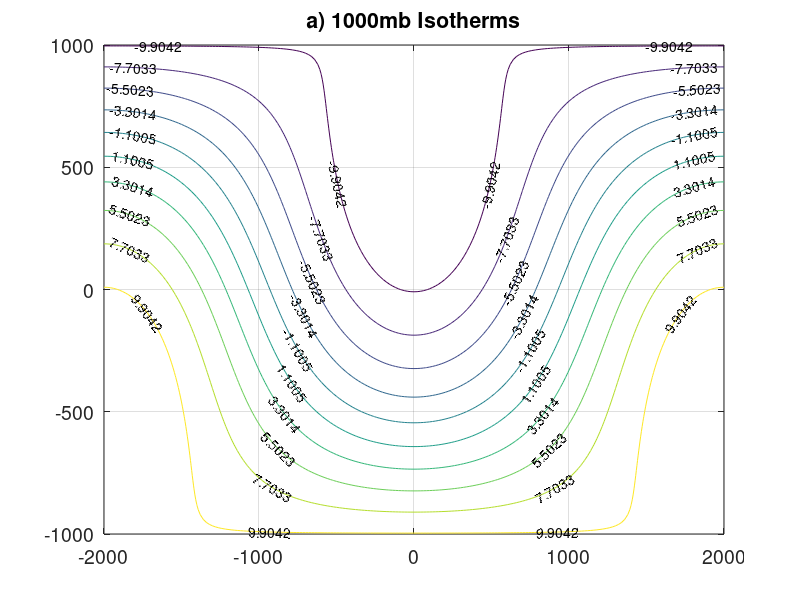
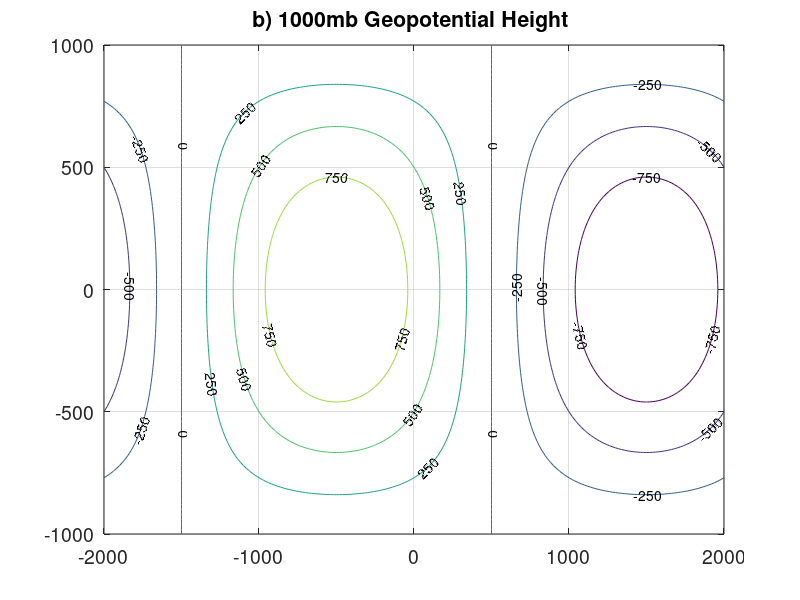
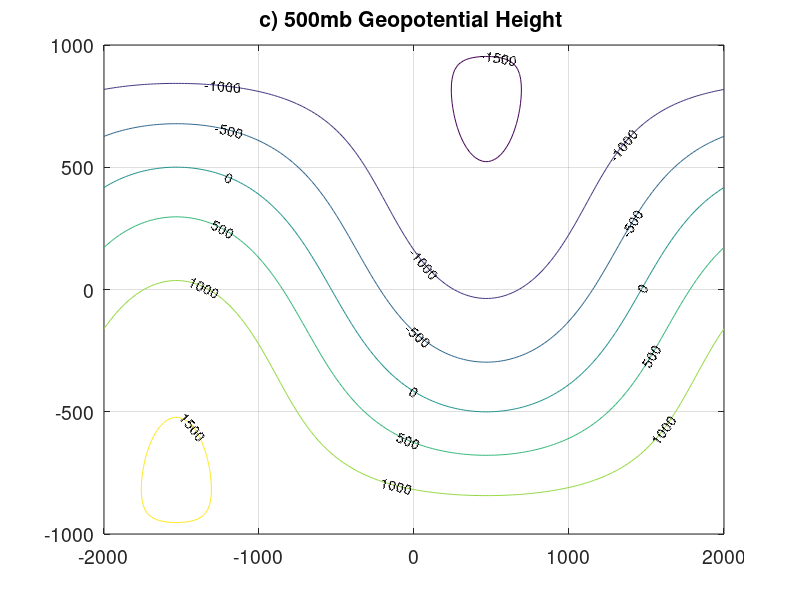
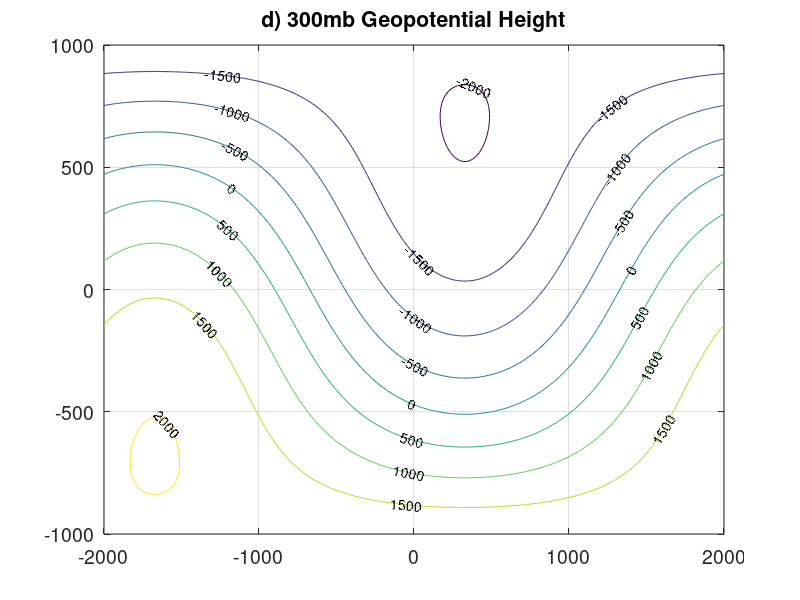

These figures' MATLAB source, in order:
clear all;
close all;

generalFontSize = 14;

% -----------------------------------------------------------------------
% Part b) Plot the 1000mb isotherms
% -----------------------------------------------------------------------
% The given variables:
L = 4000; %km
a = 10/1000; %?C/km
T_hat = 10; % ?C

% The ranges of x and y we want to plot:
y_interval = L/200;
y = -L/4:y_interval:L/4;

x_interval = L/200;
x = -L/2:x_interval:L/2;

% Create a grid:
[xg yg] = meshgrid(x,y);

% The equation:
delT = -a*yg - T_hat*cos(2*pi*xg/L).*cos(2*pi*yg/L);

% Make the plot:
[C,h] = contour(xg,yg,delT);
set(h,'ShowText','on')
title('a) 1000mb Isotherms','fontsize',generalFontSize)
set(gca,'FontSize',generalFontSize) % just makes axes labels readable
grid on

% -----------------------------------------------------------------------
% Part c) Plot the 1000mb geopotential height
% -----------------------------------------------------------------------
% More given variables:
phi_0 = 1000; % m^2/s^2
lambda = L/8;

% The equation:
phi_at_p1000 = phi_0 * cos(2*pi/L*(xg+lambda)).*cos(2*pi*yg/L);

%Make the plot:
figure % make a new figure
[C2,h2] = contour(xg,yg,phi_at_p1000);
set(h2,'ShowText','on','LevelStep',250)
title('b) 1000mb Geopotential Height ','fontsize',generalFontSize)
set(gca,'FontSize',generalFontSize) % just makes axes labels readable
grid on

% -----------------------------------------------------------------------
% Part d) Plot the 500mb geopotential height
% -----------------------------------------------------------------------
% More given variables:
alpha = 0.721;
p = 500; % mb
R = 287; % J/(kg K)?

% The equation:
del_phi = phi_at_p1000 + R*(a*yg + T_hat*cos(2*pi*xg/L).*cos(2*pi*yg/L))*...
    (log(p/1000) + alpha/2*(log(p/1000))^2); %log() means natural log in matlab

%Make the plot:
figure % make a new figure
[C3,h3] = contour(xg,yg,del_phi);
set(h3,'ShowText','on','LevelStep',500)
title('c) 500mb Geopotential Height ','fontsize',generalFontSize)
set(gca,'FontSize',generalFontSize) % just makes axes labels readable
grid on

% -----------------------------------------------------------------------
% Part e) Plot the 300mb geopotential height
% -----------------------------------------------------------------------
% More given variables:
p = 300; % mb

% The equation: (we need to run this again for p=300 now)
del_phi = phi_at_p1000 + R*(a*yg + T_hat*cos(2*pi*xg/L).*cos(2*pi*yg/L))*...
    (log(p/1000) + alpha/2*(log(p/1000))^2); %log() means natural log in matlab

%Make the plot:
figure % make a new figure
[C4,h4] = contour(xg,yg,del_phi);
set(h4,'ShowText','on','LevelStep',500)
title('d) 300mb Geopotential Height','fontsize',generalFontSize)
set(gca,'FontSize',generalFontSize) % just makes axes labels readable
grid on
